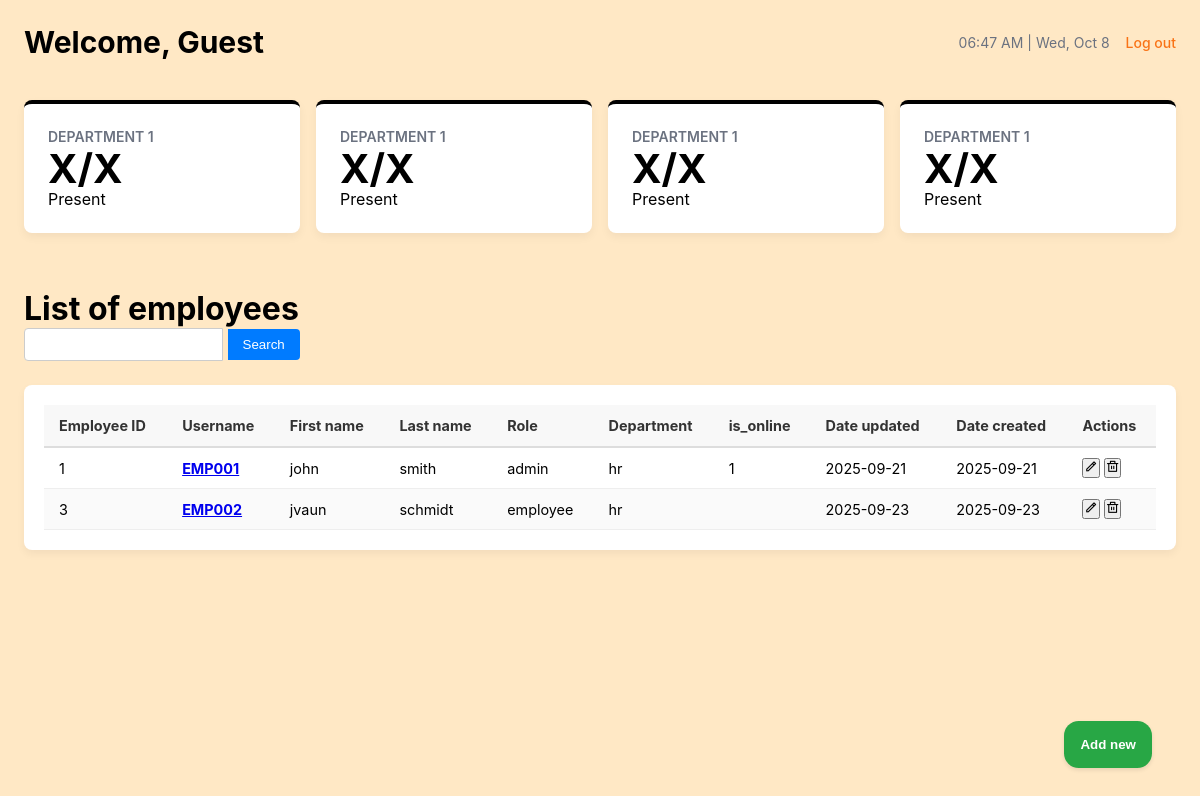
Screenshot of /attn-sys/employee/list.php with the database file from the repository.
### tables this page shows
CREATE TABLE `employee` (
  `employee_id` int(11) NOT NULL,
  `employee_usn` varchar(30) DEFAULT NULL,
  `employee_fn` varchar(50) NOT NULL,
  `employee_ln` varchar(20) NOT NULL,
  `employee_role` varchar(11) NOT NULL,
  `employee_dept` varchar(11) NOT NULL,
  `is_online` tinyint(1) DEFAULT NULL,
  `employee_update` date NOT NULL DEFAULT current_timestamp(),
  `employee_create` date NOT NULL DEFAULT current_timestamp()
);

### attn-sys/employee/list.php (the view, shortened to what this page needs)
<?php
include "../components/db.php";
$sql1 = $conn->query("select * from employee");
for ($i = 0; $i < $sql1->columnCount(); $i++) {
    $meta = $sql1->getColumnMeta($i);
    $employee_fields[] = $meta['name'];
}
$labels = [
    "employee_id" => "Employee ID",
    "employee_usn" => "Username",
    "employee_fn" => "First name",
    "employee_ln" => "Last name",
    "employee_role" => "Role",
    "employee_dept" => "Department",
    "employee_update" => "Date updated",
    "employee_create" => "Date created",
];
$employees = $sql1->fetchAll(PDO::FETCH_ASSOC);
?>
<!DOCTYPE html>
<html lang="en">
<head>
    <link rel="stylesheet" href="../css/staffstyles.css">
    <link rel="stylesheet" href="../css/liststyles.css">
    <link rel="stylesheet" href="https://cdn.jsdelivr.net/npm/remixicon@2.5.0/fonts/remixicon.css">
</head>
<body>
    <?php include '../components/header.php' ?>
    <div class="main">
        <div class="metric-cards">
            <div class="metric-card employees">
                <p class="title">Department 1</p>
                <div class="value">X/X</div>
                <div class="caption">Present</div>
            </div>
            <div class="metric-card employees">
                <p class="title">Department 1</p>
                <div class="value">X/X</div>
                <div class="caption">Present</div>
            </div>
            <div class="metric-card employees">
                <p class="title">Department 1</p>
                <div class="value">X/X</div>
                <div class="caption">Present</div>
            </div>
            <div class="metric-card employees">
                <p class="title">Department 1</p>
                <div class="value">X/X</div>
                <div class="caption">Present</div>
            </div>
        </div>
        <div class="filter">
            <div class="filter-dialog">
                <h1>List of employees</h1>
                <input type="text" name="" id="">
                <button type="submit" class="search-btn">Search</button>
            </div>
        </div>
        <div class="content-box">
            <table>
                <thead>
                    <tr>
                        <?php foreach ($employee_fields as $field): ?>
                            <th>
                                <?= $label = $labels[$field] ?? $field ?>
                            </th>
                        <?php endforeach; ?>
                        <th>
                            Actions
                        </th>
                    </tr>
                </thead>
                <tbody>
                    <?php foreach ($employees as $employee): ?>
                        <tr>
                            <td>
                                <?= $employee["employee_id"] ?>
                            </td>
                            <td class="control-num">
                                <a href="detail.php?usn=<?= $employee["employee_usn"] ?>">
                                    <?= $employee["employee_usn"] ?>
                                </a>
                            </td>
                            <td>
                                <?= $employee["employee_fn"] ?>
                            </td>
                            <td>
                                <?= $employee["employee_ln"] ?>
                            </td>
                            <td>
                                <?= $employee["employee_role"] ?>
                            </td>
                            <td>
                                <?= $employee["employee_dept"] ?>
                            </td>
                            <td>
                                <?= $employee["is_online"] ?>
                            </td>
                            <td>
                                <?= $employee["employee_update"] ?>
                            </td>
                            <td>
                                <?= $employee["employee_create"] ?>
                            </td>
                            <td>
                                <button>
                                    <i class="ri-pencil-line"></i>
                                </button>
                                <button>
                                    <i class="ri-delete-bin-line"></i>
                                </button>
                            </td>
                        </tr>
                    <?php endforeach; ?>
                </tbody>
            </table>
            <div class="button-options">
                <?php include "add.php"?>
                <button popovertarget="add-new-employee" class="add-new-btn">Add new</button>
            </div>
        </div>
    </div>
</body>
</html>

### attn-sys/css/staffstyles.css (style rules this page uses)
:root { --prime-clr: #d49b59; --sec-clr: #cca859; --bg-clr: #fff2dc; --sec-bg-clr: #f2f2f2; --text-clr: #333; --form-clr: #b0b3c5; --success-clr: #4caf50; --error-clr: #c62828; --font-family: 'Inter', system-ui, -apple-system, BlinkMacSystemFont, "Segoe UI", Roboto, "Helvetica Neue", Arial, sans-serif; }
* { padding: 0; margin: 0; box-sizing: border-box; }
body { background-color: var(--bg-clr); font-family: var(--font-family); padding: 24px; margin: 0; min-height: 100vh; background-color: var(--bg-clr); }
.main { display: grid; grid-template-columns: 1fr 1fr 1fr; gap: 24px; max-width: 1200px; margin: 0 auto; }
.metric-cards { grid-column: 1 / span 3; display: flex; flex-direction: column; gap: 16px; margin-bottom: 32px; flex-direction: row; }
.metric-card { flex: 1; background-color: var(--color-card-bg); padding: 24px; border-radius: var(--border-radius); box-shadow: var(--shadow); border-top: 4px solid; min-width: 0; }
.metric-card .title { font-size: 0.875rem; font-weight: 600; text-transform: uppercase; color: var(--color-text-secondary); margin-bottom: 4px; }
.metric-card .value { font-size: 2.5rem; font-weight: 700; line-height: 1; }
.button-options { display: flex; flex-direction: column; position: fixed; bottom: 2rem; right: 3rem; }
.button-options * { padding: 10px; border-radius: 2ch; }

### attn-sys/css/liststyles.css (style rules this page uses)
.metric-cards { grid-column: 1 / span 3; display: flex; flex-direction: column; gap: 16px; margin-bottom: 32px; flex-direction: row; }
.metric-card { flex: 1; background-color: var(--color-card-bg); padding: 24px; border-radius: var(--border-radius); box-shadow: var(--shadow); border-top: 4px solid; min-width: 0; }
.metric-card .title { font-size: 0.875rem; font-weight: 600; text-transform: uppercase; color: var(--color-text-secondary); margin-bottom: 4px; }
.metric-card .value { font-size: 2.5rem; font-weight: 700; line-height: 1; }
.filter-dialog input[type="text"] { padding: 8px 10px; border: 1px solid #ccc; border-radius: 4px 0 0 4px; outline: none; }
.search-btn { padding: 8px 15px; background-color: #007bff; color: white; border: none; border-radius: 0 4px 4px 0; cursor: pointer; }
.add-new-btn { padding: 10px 15px; background-color: #28a745; color: white; border: none; border-radius: 4px; cursor: pointer; font-weight: bold; display: flex; align-items: center; gap: 5px; box-shadow: 0 2px 4px rgba(0, 0, 0, 0.1); }
.content-box { grid-column: span 3; background-color: white; padding: 20px; border-radius: 8px; box-shadow: 0 4px 8px rgba(0, 0, 0, 0.05); overflow-x: auto; }
table { width: 100%; border-collapse: collapse; font-size: 0.9em; }
th { background-color: #f8f8f8; color: #333; text-align: left; padding: 12px 15px; font-weight: bold; border-bottom: 2px solid #ddd; }
td { padding: 10px 15px; border-bottom: 1px solid #eee; }
tbody tr:nth-child(even) { background-color: #fafafa; }
.control-num { color: #007bff; font-weight: bold; }

### attn-sys/css/styles.css (style rules this page uses)
:root { --prime-clr: #d49b59; --sec-clr: #cca859; --bg-clr: #ffe8c5; --sec-bg-clr: #f2f2f2; --text-clr: #333; --form-clr: #b0b3c5; --success-clr: #4caf50; --error-clr: #c62828; --font-family: 'Inter', system-ui, -apple-system, BlinkMacSystemFont, "Segoe UI", Roboto, "Helvetica Neue", Arial, sans-serif; }
* { padding: 0; margin: 0; box-sizing: border-box; }
body { background-color: var(--bg-clr); font-family: var(--font-family); padding: 24px; margin: 0; min-height: 100vh; background-color: var(--bg-clr); }
.main { display: grid; grid-template-columns: 1fr 1fr 1fr; gap: 24px; max-width: 1200px; margin: 0 auto; }
.metric-cards { grid-column: 1 / span 3; display: flex; flex-direction: column; gap: 16px; margin-bottom: 32px; flex-direction: row; }
.metric-card { flex: 1; background-color: var(--color-card-bg); padding: 24px; border-radius: var(--border-radius); box-shadow: var(--shadow); border-top: 4px solid; min-width: 0; }
.metric-card .title { font-size: 0.875rem; font-weight: 600; text-transform: uppercase; color: var(--color-text-secondary); margin-bottom: 4px; }
.metric-card .value { font-size: 2.5rem; font-weight: 700; line-height: 1; }
.button-options { display: flex; flex-direction: column; position: fixed; gap: 1rem; bottom: 2rem; right: 3rem; }
.button-options * { padding: 1rem; border-radius: 2ch; }

### rows the page displays
employee: employee_id "1", employee_usn "EMP001", employee_fn "john", employee_ln "smith", employee_role "admin", employee_dept "hr", is_online "1", employee_update "2025-09-21", employee_create "2025-09-21"
employee: employee_id "3", employee_usn "EMP002", employee_fn "jvaun", employee_ln "schmidt", employee_role "employee", employee_dept "hr", employee_update "2025-09-23", employee_create "2025-09-23"

### other values shown
$label = $labels[$field] ?? $field "Employee ID"
$label = $labels[$field] ?? $field "Username"
$label = $labels[$field] ?? $field "First name"
$label = $labels[$field] ?? $field "Last name"
$label = $labels[$field] ?? $field "Role"
$label = $labels[$field] ?? $field "Department"
$label = $labels[$field] ?? $field "is_online"
$label = $labels[$field] ?? $field "Date updated"
$label = $labels[$field] ?? $field "Date created"
